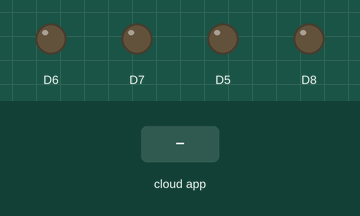
This sketch was run on a simulated ESP8266 (NodeMCU). Parts: output pins drawn as LEDs (lit = HIGH). The test bench sets the inputs (shaded band). WiFi joins after 1.5 s; servers stay silent unless stated; no MQTT or app messages arrive unless stated; what the sketch prints to the serial monitor is not drawn.

Above: at 2.7 s.
2.8 s: the phone or cloud app sets LED to ON1
At 3.8 s:
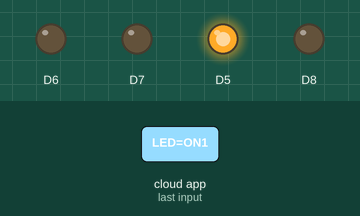
4.3 s: the phone or cloud app sets LED to ON2
At 5.5 s:
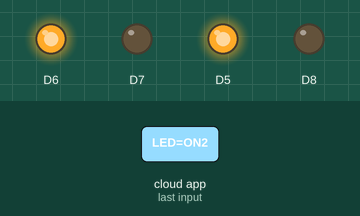
5.8 s: the phone or cloud app sets LED to OFF1
At 7.0 s:
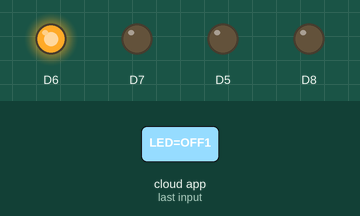
7.3 s: the phone or cloud app sets LED to ON3
At 8.5 s:
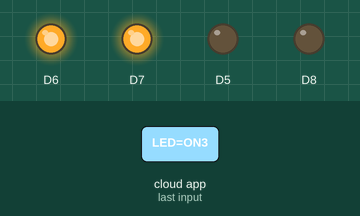
8.8 s: the phone or cloud app sets LED to OFF2
At 9.2 s:
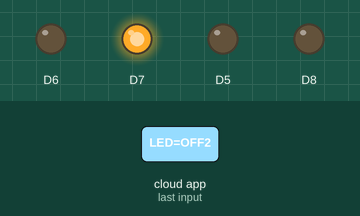
10.3 s: the phone or cloud app sets LED to OFF3
At 10.7 s:
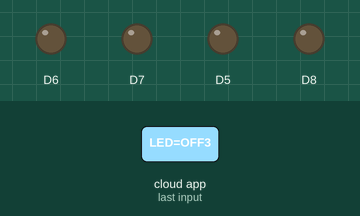
Timing chart, 0 to 12.8 s (numbered marks = the images above; inputs shaded):
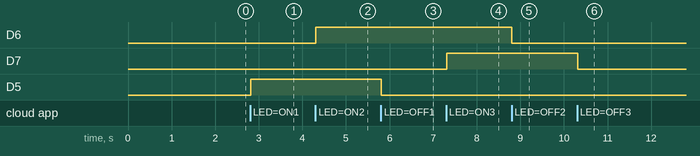

The sketch:

Program_Kontrol_4_Lampu_dengan_Adafruit_IO.ino
```cpp
/***************************************
 * Project Kontrol 4 Lampu dg Adafruit IO
 * Board  : NodeMCU ESP8266 V3
 * Input  : MQTT (tombol) Adafruit IO
 * Output : Relay (Lampu)
 * 99 Proyek IoT
 * www.ardutech.com
 ****************************************/
#include <ESP8266WiFi.h>
#include "Adafruit_MQTT.h"
#include "Adafruit_MQTT_Client.h"

//---GANTI SESUAI DENGAN JARINGAN WIFI
//---HOTSPOT ANDA
#define WLAN_SSID       "ArdutechWiFi" // Nama Hotspot/WiFi
#define WLAN_PASS       "firmas20"     // Password
#define AIO_SERVER      "io.adafruit.com"
#define AIO_SERVERPORT  1883                   // use 8883 for SSL
//---GANTI SESUAI DENGAN USER NAME ADAFRUIT  ANDA
#define AIO_USERNAME    "ArdutechJogja"
//---GANTI SESUAI DENGAN IO KEY ADAFRUIT ANDA
#define AIO_KEY         "aio_mAXJ90DJnEIBVj0IDmG6BIMZqMAW"

WiFiClient client;
Adafruit_MQTT_Client mqtt(&client, AIO_SERVER, AIO_SERVERPORT, AIO_USERNAME, AIO_KEY);

/****************************** Feeds ***************************************/
Adafruit_MQTT_Publish photocell = Adafruit_MQTT_Publish(&mqtt, AIO_USERNAME "/feeds/photocell");
Adafruit_MQTT_Subscribe onoffbutton = Adafruit_MQTT_Subscribe(&mqtt, AIO_USERNAME "/feeds/LED");
/*************************** Sketch Code ************************************/
void MQTT_connect();
//===================================
void setup() {
  Serial.begin(9600);
  pinMode(D5,OUTPUT);
  pinMode(D6,OUTPUT);
  pinMode(D7,OUTPUT);
  pinMode(D8,OUTPUT);
  delay(10);
  Serial.println(); Serial.println();
  Serial.print("Connecting to... ");
  Serial.println(WLAN_SSID);

  WiFi.begin(WLAN_SSID, WLAN_PASS);
  while (WiFi.status() != WL_CONNECTED) {
    delay(500);
    Serial.print(".");
  }
  Serial.println();
  Serial.println("WiFi connected");
  Serial.println("IP address: "); Serial.println(WiFi.localIP());
  mqtt.subscribe(&onoffbutton);
}
uint32_t x=0;
//==========================
void loop() {
  MQTT_connect();
  Adafruit_MQTT_Subscribe *subscription;
  while ((subscription = mqtt.readSubscription(5000))) {
    if (subscription == &onoffbutton) {
      Serial.print(F("Got: "));
      Serial.println((char *)onoffbutton.lastread);
      if(strcmp((char*)onoffbutton.lastread,"ON1")==0){
        digitalWrite(D5,HIGH);
      }
      else if(strcmp((char*)onoffbutton.lastread,"OFF1")==0){
        digitalWrite(D5,LOW);
      }
      else if(strcmp((char*)onoffbutton.lastread,"ON2")==0){
        digitalWrite(D6,HIGH);
      }
      else if(strcmp((char*)onoffbutton.lastread,"OFF2")==0){
        digitalWrite(D6,LOW);
      }
       else if(strcmp((char*)onoffbutton.lastread,"ON3")==0){
        digitalWrite(D7,HIGH);
      }
      else if(strcmp((char*)onoffbutton.lastread,"OFF3")==0){
        digitalWrite(D7,LOW);
      }
       else if(strcmp((char*)onoffbutton.lastread,"ON4")==0){
        digitalWrite(D8,HIGH);
      }
      else if(strcmp((char*)onoffbutton.lastread,"OFF4")==0){
        digitalWrite(D8,LOW);
      }
    }
  }
}
//=====================================================
void MQTT_connect() {
  int8_t ret;
  // Stop if already connected.
  if (mqtt.connected()) {
    return;
  }
  Serial.print("Connecting to MQTT... ");
  uint8_t retries = 3;
  while ((ret = mqtt.connect()) != 0) { // connect will return 0 for connected
       Serial.println(mqtt.connectErrorString(ret));
       Serial.println("Retrying MQTT connection in 5 seconds...");
       mqtt.disconnect();
       delay(5000);  // wait 5 seconds
       retries--;
       if (retries == 0) {
         // basically die and wait for WDT to reset me
         while (1);
       }
  }
  Serial.println("MQTT Connected!");
}
```

Measured:
- after the input at 2.8 s, D5: LOW → HIGH at once
- after the input at 4.3 s, D6: LOW → HIGH at once
- after the input at 5.8 s, D5: HIGH → LOW at once
- after the input at 7.3 s, D7: LOW → HIGH at once
- after the input at 8.8 s, D6: HIGH → LOW at once
- after the input at 10.3 s, D7: HIGH → LOW at once
